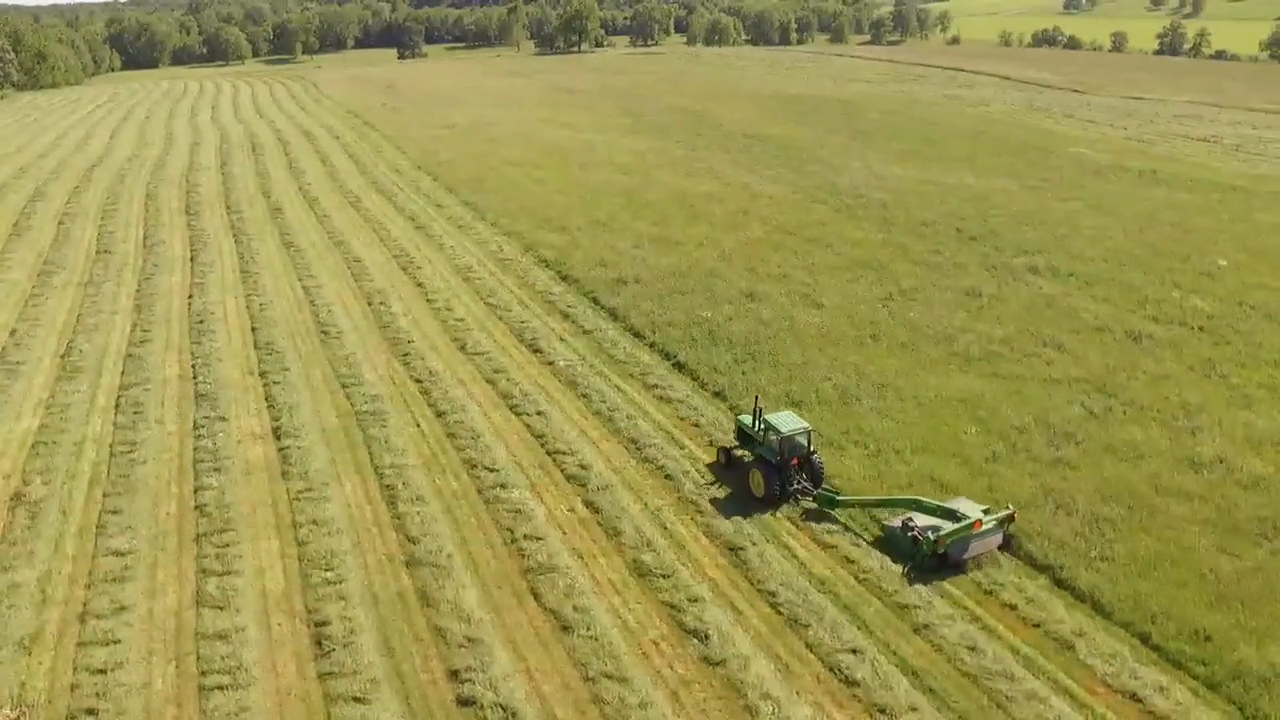
#> input picture frame 40 of sample codes/videos/truck.mp4, 1280 x 720 px, given in place of vtest.avi, which was not available
$ python topic5.py
#> lines starting #> are read from the running program, lines starting #| are printed output that depends on the picture; after the words box and inside, x2 and y2 are one past the last pixel; in counts of white or black regions, pixels touching at a corner belong together; pictures that were not available may be replaced by others from this repository, and a replacement may not be noted
# Background Substraction

from __future__ import print_function
import cv2 as cv
import argparse
parser = argparse.ArgumentParser(description='This program shows how to use background subtraction methods provided by \
                                              OpenCV. You can process both videos and images.')
parser.add_argument('--input', type=str, help='Path to a video or a sequence of image.', default='vtest.avi')
parser.add_argument('--algo', type=str, help='Background subtraction method (KNN, MOG2).', default='MOG2')
args = parser.parse_args()
if args.algo == 'MOG2':
    backSub = cv.createBackgroundSubtractorMOG2()
else:
    backSub = cv.createBackgroundSubtractorKNN()
capture = cv.VideoCapture(cv.samples.findFileOrKeep(args.input))
if not capture.isOpened:
    print('Unable to open: ' + args.input)
    exit(0)
while True:
    ret, frame = capture.read()
#> frame is the input picture: shape (720, 1280, 3); mean B, G, R 80.2, 150.6, 156.5
    if frame is None:
        break

    fgMask = backSub.apply(frame)
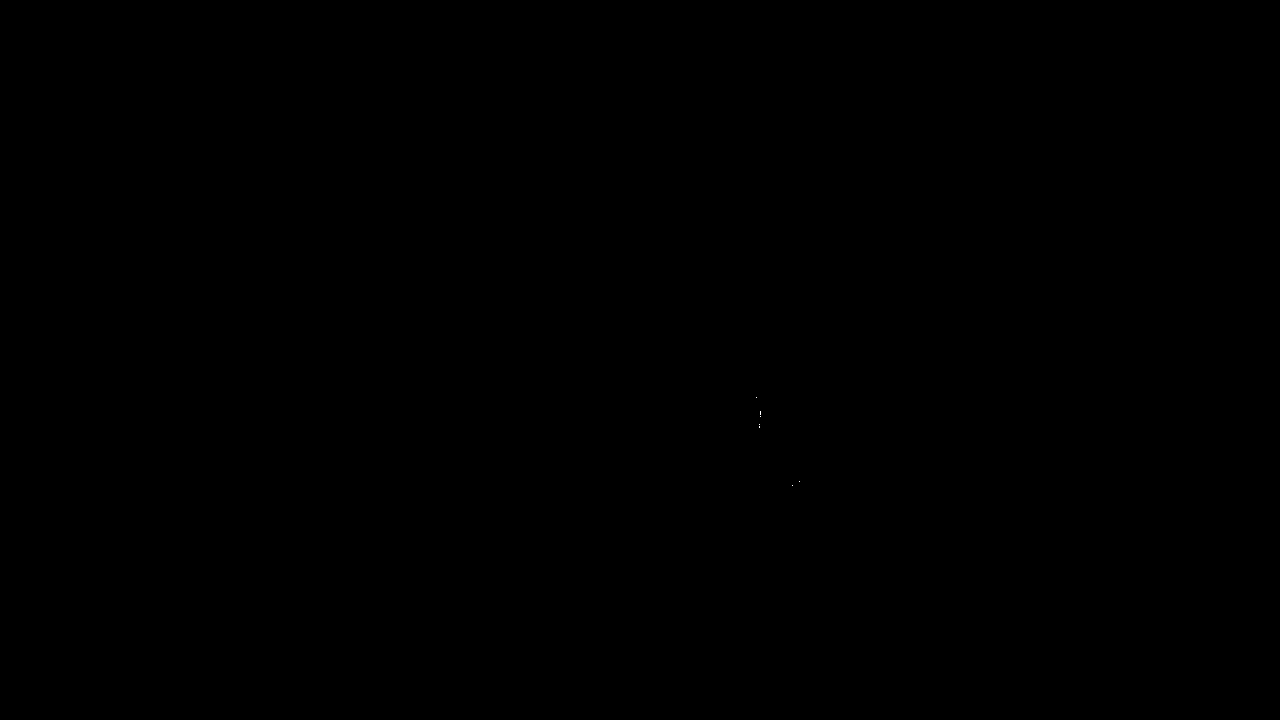
#> fgMask: shape (720, 1280); values 127 (black) and 255 (white), 0% white in thin lines or dots, all inside (x1, y1, x2, y2) = (756, 397, 800, 486)

    cv.rectangle(frame, (10, 2), (100,20), (255,255,255), -1)
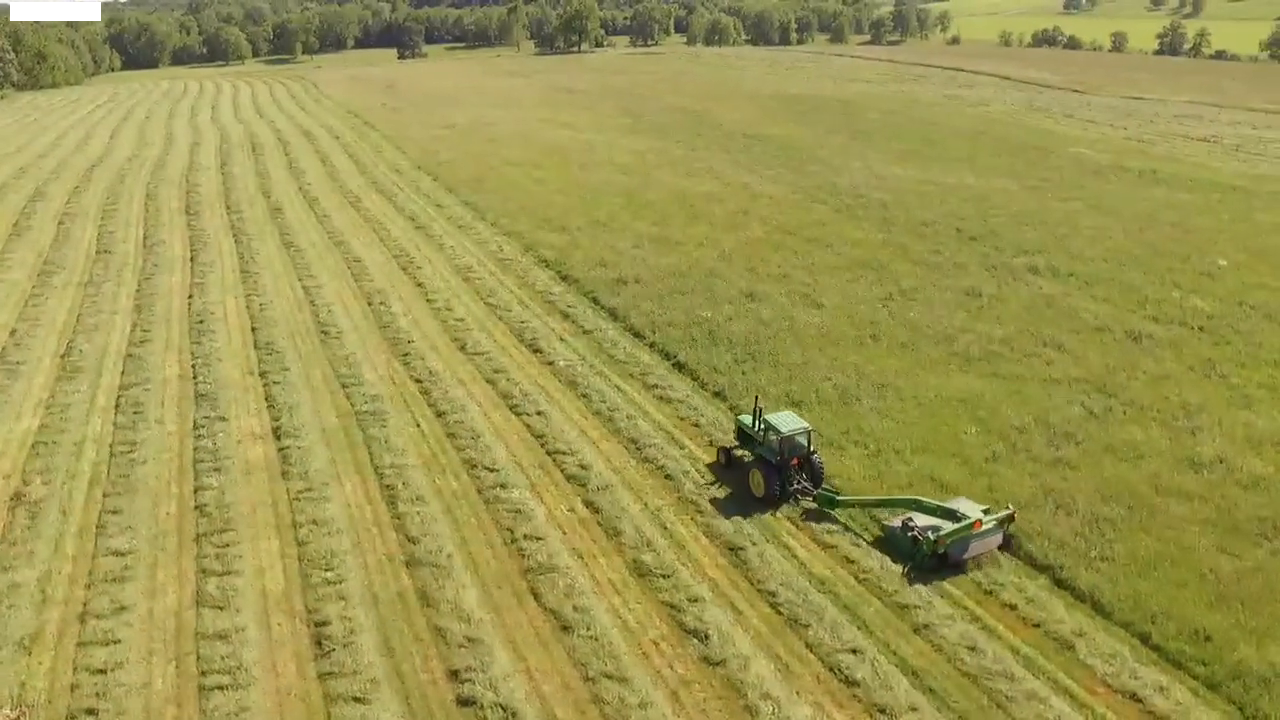
#> frame: shape (720, 1280, 3); 0.19% of pixels changed, all inside (x1, y1, x2, y2) = (10, 2, 101, 21)
    cv.putText(frame, str(capture.get(cv.CAP_PROP_POS_FRAMES)), (15, 15),
               cv.FONT_HERSHEY_SIMPLEX, 0.5 , (0,0,0))
#> frame: shape (720, 1280, 3); 0.01% of pixels changed, all inside (x1, y1, x2, y2) = (17, 5, 50, 16)


    cv.imshow('Frame', frame)
    cv.imshow('FG Mask', fgMask)

    keyboard = cv.waitKey(30)
#> (key Esc is pressed here)
    if keyboard == 'q' or keyboard == 27:
        break


# Object Tracking with Meanshift

import numpy as np
import cv2 as cv
import argparse
parser = argparse.ArgumentParser(description='This sample demonstrates the meanshift algorithm. \
                                              The example file can be downloaded from: \
                                              https://www.bogotobogo.com/python/OpenCV_Python/images/mean_shift_tracking/slow_traffic_small.mp4')
parser.add_argument('image', type=str, help='path to image file')
#> (the run stopped early here; a loop or call above may not have finished)

$ run again, starting later in the video
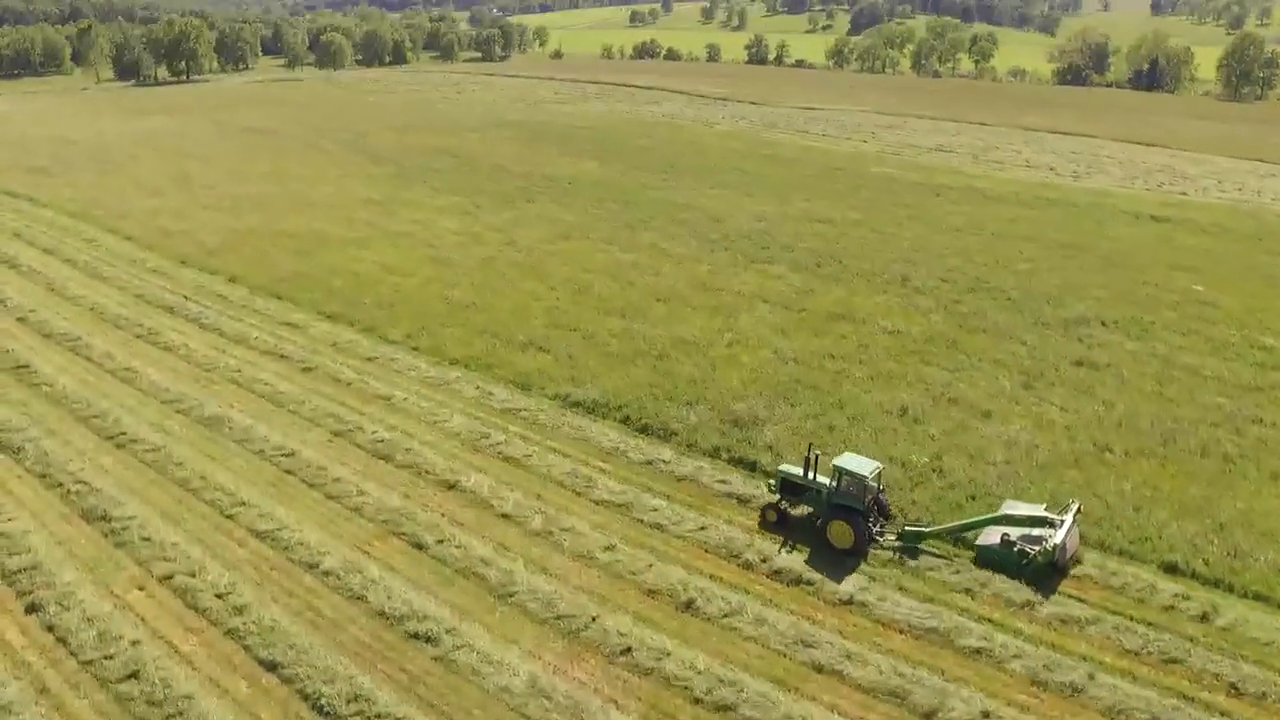
#> input picture frame 180 of sample codes/videos/truck.mp4, 1280 x 720 px, given in place of vtest.avi, which was not available
#> frame is the input picture: shape (720, 1280, 3); mean B, G, R 80.8, 148.5, 153.4
#> fgMask: shape (720, 1280); values 127 (black) and 255 (white), 0% white in thin lines or dots, all inside (x1, y1, x2, y2) = (816, 457, 873, 539)
#> `cv.rectangle(frame, (10, 2), (100,20), (255,255,255), -1)`:
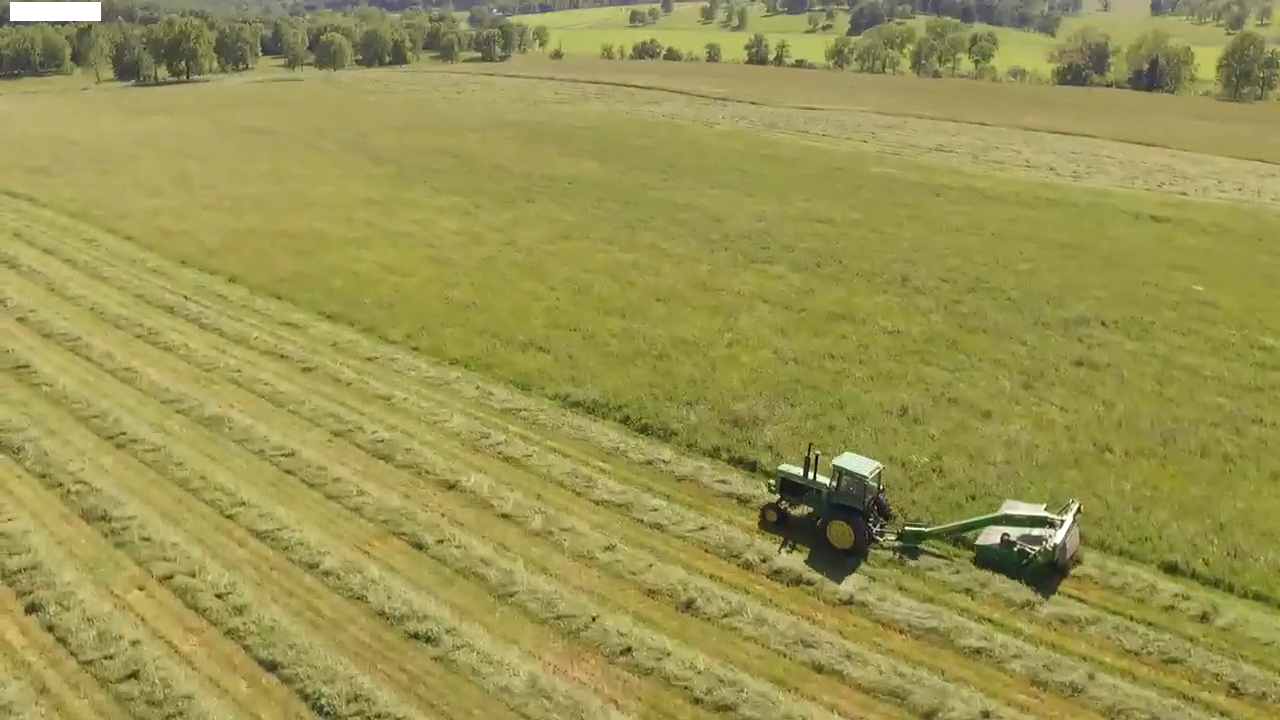
#> frame: shape (720, 1280, 3); 0.19% of pixels changed, all inside (x1, y1, x2, y2) = (10, 2, 101, 21)

$ run again, starting later in the video
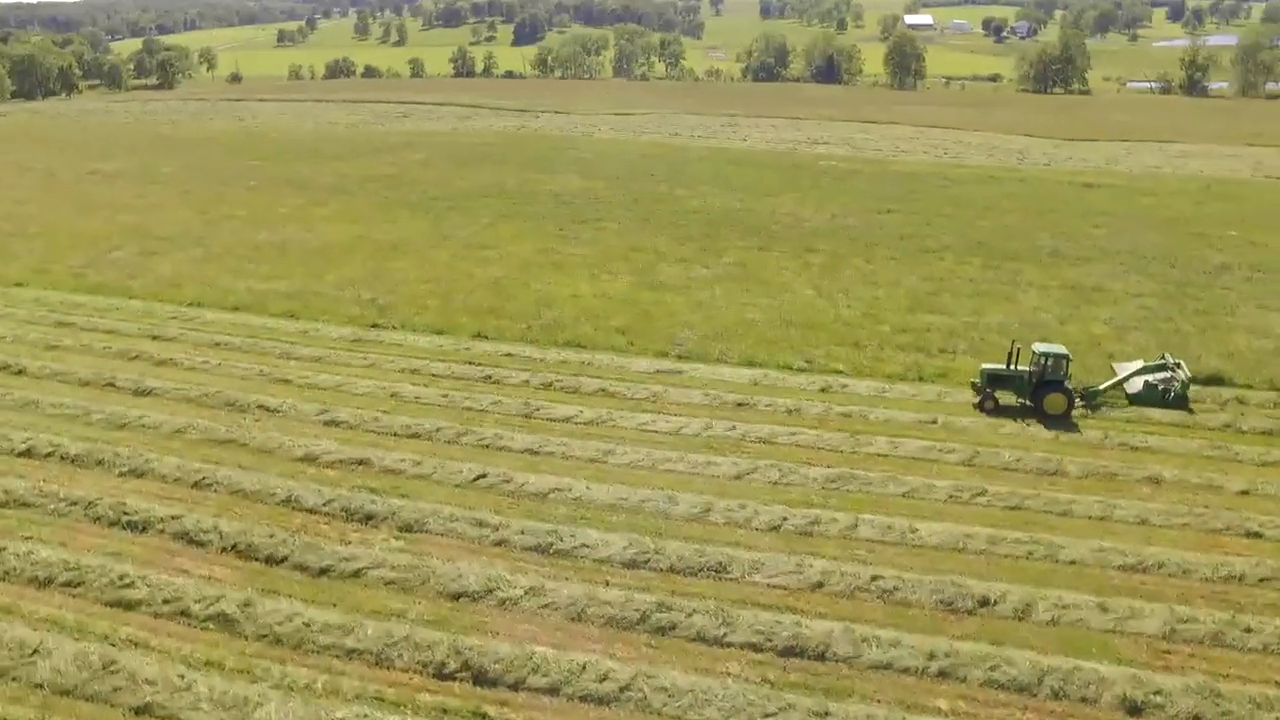
#> input picture frame 320 of sample codes/videos/truck.mp4, 1280 x 720 px, given in place of vtest.avi, which was not available
#> frame is the input picture: shape (720, 1280, 3); mean B, G, R 87.6, 151.3, 157.3
#> fgMask: shape (720, 1280); every value is 127
#> `cv.rectangle(frame, (10, 2), (100,20), (255,255,255), -1)`:
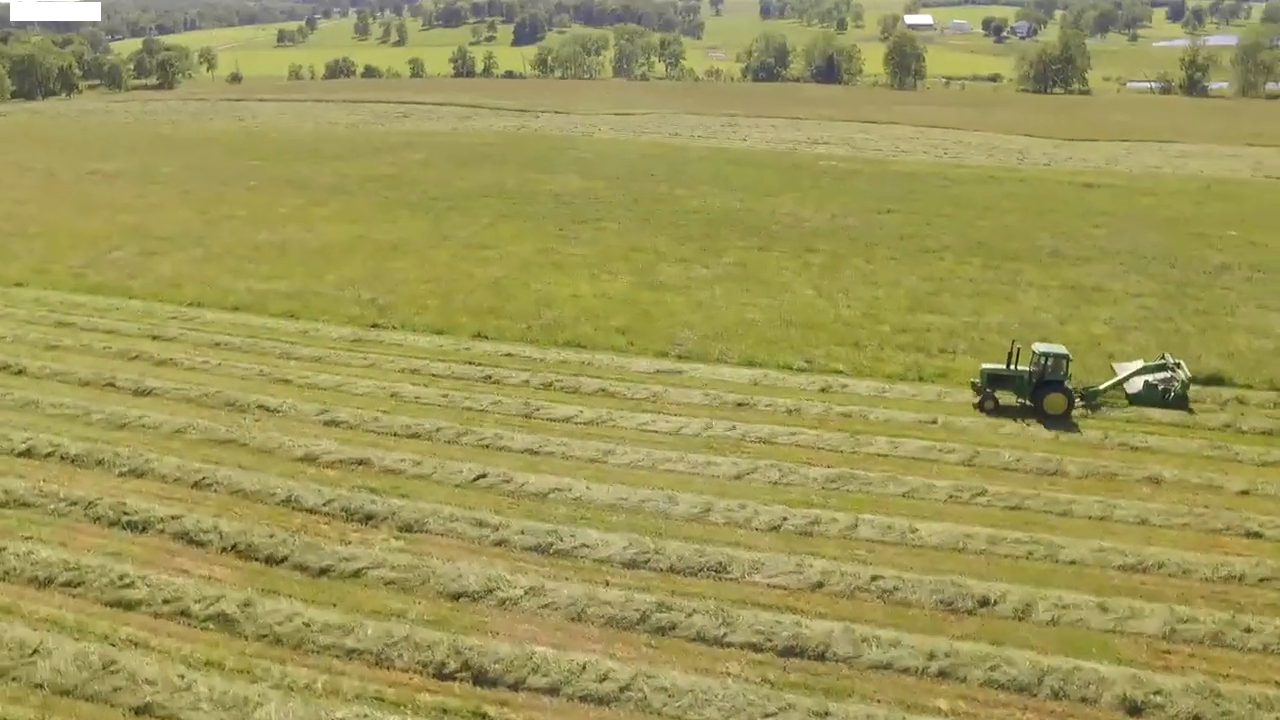
#> frame: shape (720, 1280, 3); 0.19% of pixels changed, all inside (x1, y1, x2, y2) = (10, 2, 101, 21)
